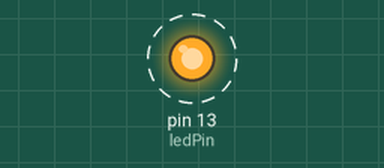
Bench run of a sketch on a simulated Arduino Uno, built with avr-gcc and run on an emulated ATmega328P. Parts: output pins drawn as LEDs (lit = HIGH). Dashed ring = blinking.

Above: at 2.2 s.
Timing chart, 0 to 5.0 s (numbered marks = the images above):
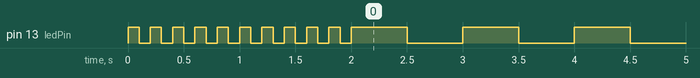

The sketch:

sketch_01_02_blink_fast_slow.ino
```cpp
// sketch 01_01_blink_fast_slow

int ledPin = 13;

void setup() {
  pinMode(ledPin, OUTPUT);
  flash(10, 100);
}

void loop() {
  flash(1, 500);
}

void flash(int n, int delayPeriod) {
  for (int i = 0; i < n; i++) {
    digitalWrite(ledPin, HIGH);
    delay(delayPeriod);
    digitalWrite(ledPin, LOW);
    delay(delayPeriod);
  }
}
```

Measured:
- by itself, pin 13 (ledPin): goes 9 × (LOW 0.10 s, HIGH 0.10 s), LOW 0.10 s, 127 × (HIGH 0.50 s, LOW 0.50 s), HIGH 0.50 s, then LOW
